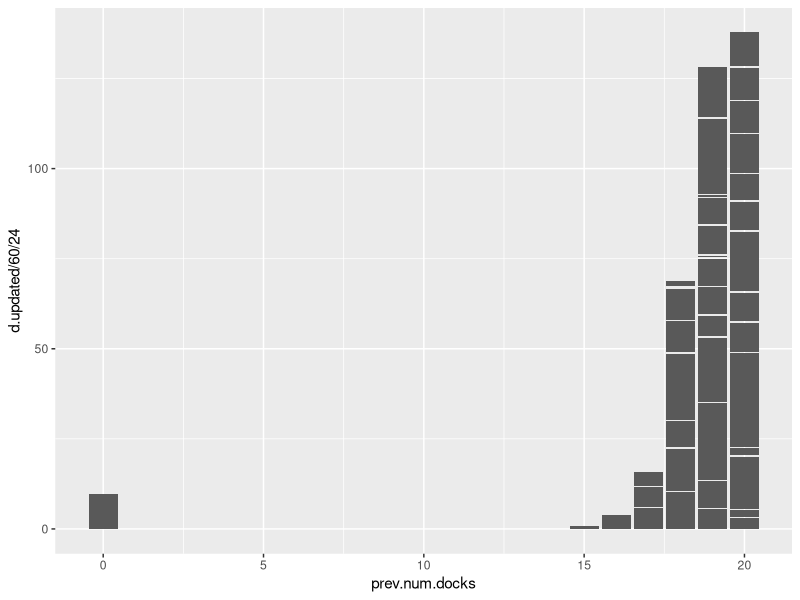

The R script that drew this image:
## ---- chunk 1
library(ggplot2)
## ---- chunk 2
weather <- read.csv('weather.csv')
names(weather) <- c('date', 't.max', 't', 't.min', 'dew.max', 'dew', 'dew.min',
                    'hum.max', 'hum', 'hum.min', 'pres.max', 'pres', 
                    'pres.min', 'vis.max', 'vis', 'vis.min', 'wind.max',
                    'wind', 'gust', 'precip.mm', 'cloud', 'events', 'wind.dir')

weather$date <- as.Date(weather$date)

# The events are Fog, Rain, Snow, Hail and Thunderstorm. Other than rain, they
# all have fewer than 20 days, which isn't really enough to look at.
weather$rain <- grepl('Rain', weather$events)
## ---- chunk 3
bikes.sp <- read.csv('bikes-sp.csv')

# Remove columns we won't be looking at. id/lat/long are constant within each
# file. The others are constant over the whole dataset.
bikes.sp$id <- NULL
bikes.sp$lat <- NULL
bikes.sp$long <- NULL
bikes.sp$installed <- NULL
bikes.sp$locked <- NULL
bikes.sp$temporary <- NULL

names(bikes.sp) <- c('updated', 'name', 'num.bikes', 'num.spaces')

bikes.sp$updated <- as.POSIXct(strptime(bikes.sp$updated, 
                                        "%Y-%m-%dT%H:%M:%S%z"))
bikes.sp$num.docks <- with(bikes.sp, num.bikes+num.spaces)

# Add columns for prev and diff between updates. I feel like there should be
# a better way to do this, but I haven't found it. (Time series don't seem to
# work very well.) Only add ones I actually use.
bikes.sp$prev.updated <- c(as.POSIXct(NA), head(bikes.sp$updated, -1))
bikes.sp$prev.num.bikes <- c(NA, head(bikes.sp$num.bikes, -1))
bikes.sp$prev.num.docks <- c(NA, head(bikes.sp$num.docks, -1))

bikes.sp$d.updated <- with(bikes.sp, as.numeric(updated - prev.updated))
bikes.sp$d.num.bikes <- with(bikes.sp, num.bikes - prev.num.bikes)
## ---- chunk 4
ggplot(bikes.sp, aes(x=prev.num.docks, y=d.updated/60/24)) +
  geom_histogram(stat='identity')
